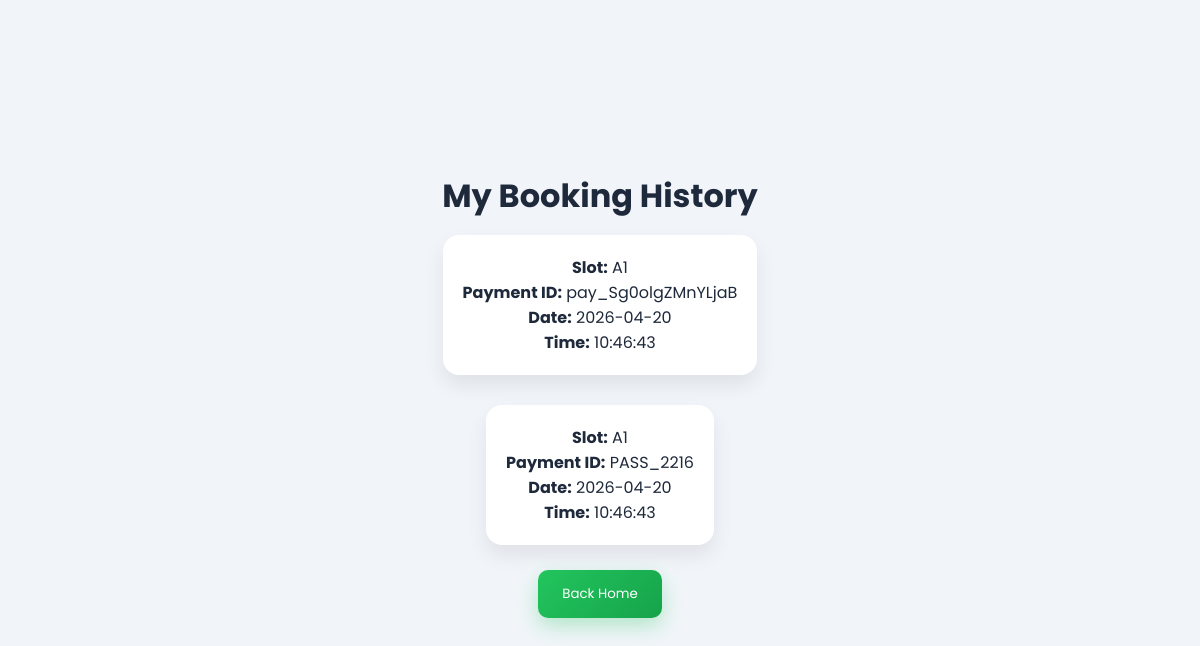
Screenshot of /history (signed in) with the database file from the repository.
### tables this page shows
CREATE TABLE bookings (
    id INTEGER PRIMARY KEY AUTOINCREMENT,
    username TEXT,
    slot_number TEXT,
    payment_id TEXT
, date TEXT, time TEXT);

### app.py (the view)
@app.route("/history")
def history():
    username = session.get("username")
    conn = sqlite3.connect("parking.db")
    cursor = conn.cursor()
    cursor.execute(
        "SELECT slot_number, payment_id, date, time FROM bookings WHERE username=?",
        (username,)
    )
    bookings = cursor.fetchall()
    conn.close()
    return render_template("history.html", bookings=bookings)

### app.py (called while the page is built)
@app.context_processor
def inject_wallet():
    try:
        user = session.get("username")
        if user:
            conn = sqlite3.connect("parking.db")
            cursor = conn.cursor()
            cursor.execute("SELECT wallet FROM users WHERE username=?", (user,))
            data = cursor.fetchone()
            conn.close()
            return dict(wallet=data[0] if data else 0)
    except:
        pass
    return dict(wallet=None)

### templates/history.html (shortened to what this page needs)
<!DOCTYPE html>
<html lang="en">
<head>
<link rel="stylesheet" href="{{ url_for('static', filename='css/style.css') }}">
</head>
<body>
<div class="dashboard-container">
    <h1>My Booking History</h1>
    {% for booking in bookings %}
    <div class="history-card">
        <p><strong>Slot:</strong> {{ booking[0] }}</p>
        <p><strong>Payment ID:</strong> {{ booking[1] }}</p>
        <p><strong>Date:</strong> {{ booking[2] if booking|length > 2 else "-" }}</p>
        <p><strong>Time:</strong> {{ booking[3] if booking|length > 3 else "-" }}</p>
    </div>
    {% endfor %}
    <a href="/">
        <button>Back Home</button>
    </a>
</div>
</body>
</html>

### static/css/style.css (style rules this page uses)
* { margin: 0; padding: 0; box-sizing: border-box; font-family: 'Poppins', sans-serif; }
body { background: #f1f5f9; color: #1e293b; overflow-x: hidden; }
.dashboard-container { height: 100vh; display: flex; flex-direction: column; justify-content: center; align-items: center; text-align: center; }
.dashboard-container button { margin: 10px; padding: 14px 24px; border: none; border-radius: 10px; background: #22c55e; color: white; cursor: pointer; }
html { scroll-behavior: smooth; }
.hero button, .slot-card button, .auth-form button, .dashboard-container button { background: linear-gradient(135deg, #22c55e, #16a34a); box-shadow: 0 8px 20px rgba(34,197,94,0.3); }
.history-card { background: white; padding: 20px; margin: 15px 0; border-radius: 16px; box-shadow: 0 10px 20px rgba(0,0,0,0.08); }
body { margin: 0; font-family: 'Poppins', sans-serif; }

### rows the page displays
bookings: slot_number "A1", payment "pay_Sg0olgZMnYLjaB", date "2026-04-20", time "10:46:43"
bookings: slot_number "A1", payment "PASS_2216", date "2026-04-20", time "10:46:43"
